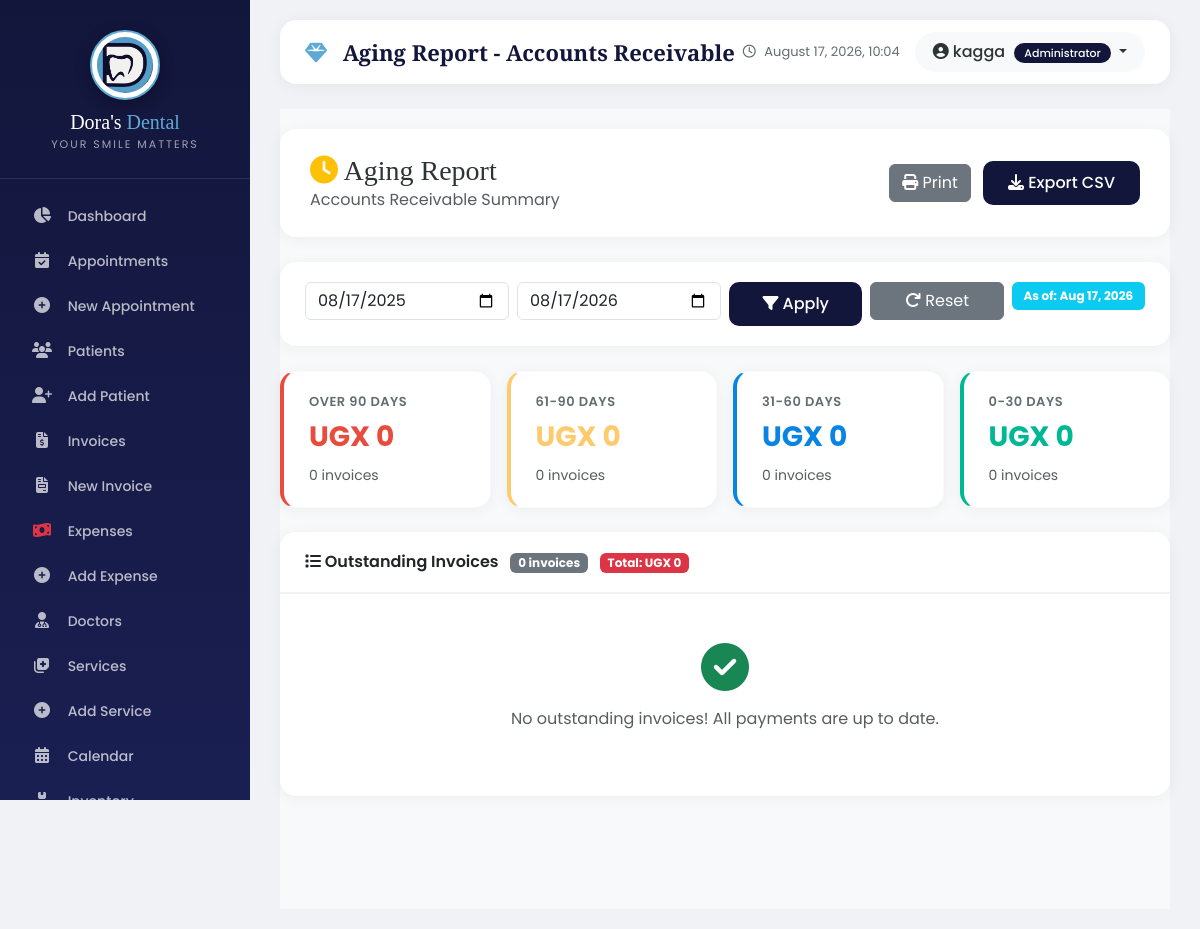
The app's page /reports/aging/ (signed in), older data.
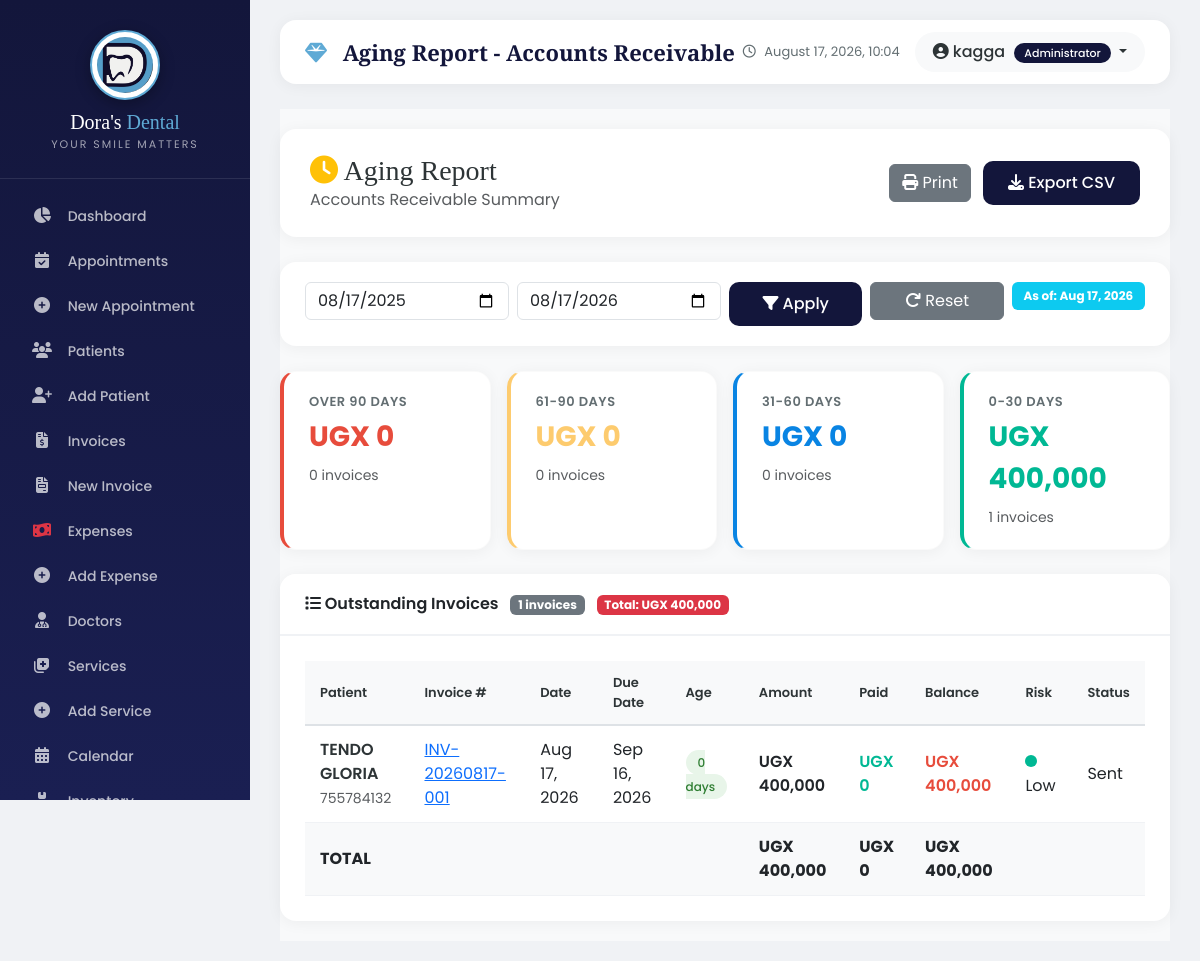
The same page, newer data.
### billing/models.py (models this page shows, shortened)
class Invoice(models.Model):
    STATUS_CHOICES = [
        ('draft', 'Draft'),
        ('sent', 'Sent'),
        ('paid', 'Paid'),
        ('partially_paid', 'Partially Paid'),
        ('overdue', 'Overdue'),
        ('cancelled', 'Cancelled'),
    ]
    PAYMENT_METHOD_CHOICES = [
        ('cash', 'Cash'),
        ('mobile_money', 'Mobile Money'),
        ('bank_transfer', 'Bank Transfer'),
        ('insurance', 'Insurance'),
        ('card', 'Card'),
        ('other', 'Other'),
    ]
    invoice_number = models.CharField(max_length=50, unique=True, db_index=True)
    patient = models.ForeignKey(Patient, on_delete=models.CASCADE, related_name='invoices')
    appointment = models.ForeignKey(Appointment, on_delete=models.SET_NULL, null=True, blank=True, related_name='invoices')
    patient_name = models.CharField(max_length=255)
    patient_phone = models.CharField(max_length=50)
    issue_date = models.DateField(default=date.today)  # Changed from DateTimeField
    due_date = models.DateField(null=True, blank=True)
    payment_date = models.DateField(null=True, blank=True)  # Changed from DateTimeField
    subtotal = models.DecimalField(max_digits=12, decimal_places=2, default=0.00)
    tax_rate = models.DecimalField(max_digits=5, decimal_places=2, default=0.00)
    tax_amount = models.DecimalField(max_digits=12, decimal_places=2, default=0.00)
    discount = models.DecimalField(max_digits=12, decimal_places=2, default=0.00)
    total_amount = models.DecimalField(max_digits=12, decimal_places=2, default=0.00)
    amount_paid = models.DecimalField(max_digits=12, decimal_places=2, default=0.00)
    balance_due = models.DecimalField(max_digits=12, decimal_places=2, default=0.00)
    status = models.CharField(max_length=20, choices=STATUS_CHOICES, default='draft')
    payment_method = models.CharField(max_length=50, choices=PAYMENT_METHOD_CHOICES, blank=True, null=True)
    notes = models.TextField(blank=True, null=True)
    reference_number = models.CharField(max_length=100, blank=True, null=True)
    created_by = models.CharField(max_length=150, blank=True, null=True)
    updated_by = models.CharField(max_length=150, blank=True, null=True)
    created_at = models.DateTimeField(auto_now_add=True)
    updated_at = models.DateTimeField(auto_now=True)
    class Meta:
        ordering = ['-issue_date']
        indexes = [
            models.Index(fields=['invoice_number']),
            models.Index(fields=['patient', 'status']),
            models.Index(fields=['issue_date']),
        ]

### reports/views.py (the view)
# urls.py: path('reports/aging/', views.AgingReportView.as_view(), name='aging_report'),
@login_required
def aging_report(request):
    from django.db.models import Sum, Q
    start_date_str = request.GET.get('start_date', '')
    end_date_str = request.GET.get('end_date', '')
    end_date = date.today()
    start_date = end_date - timedelta(days=365)
    if start_date_str:
        try:
            start_date = datetime.strptime(start_date_str, '%Y-%m-%d').date()
        except ValueError:
            pass
    if end_date_str:
        try:
            end_date = datetime.strptime(end_date_str, '%Y-%m-%d').date()
        except ValueError:
            pass
    invoices = Invoice.objects.filter(
        Q(status='partially_paid') | Q(status='overdue') | Q(status='sent') | Q(status='draft')
    )
    invoices = invoices.filter(issue_date__lte=end_date)
    aging_data = {
        'zero_thirty': 0,
        'thirty_sixty': 0,
        'sixty_ninety': 0,
        'over_90': 0,
        'zero_thirty_count': 0,
        'thirty_sixty_count': 0,
        'sixty_ninety_count': 0,
        'over_90_count': 0,
        'invoices': [],
        'total_outstanding': 0,
        'total_amount': 0,
        'total_paid': 0,
        'invoices_count': 0,
    }
    for invoice in invoices:
        if invoice.issue_date:
            age_days = (end_date - invoice.issue_date).days
            balance = invoice.balance_due or 0
            if balance > 0:
                invoice.age_days = age_days
                invoice.patient_name = invoice.patient_name or invoice.patient.full_name if invoice.patient else 'Unknown'
                invoice.patient_phone = invoice.patient_phone or (invoice.patient.phone if invoice.patient else '')
                aging_data['invoices'].append(invoice)
                aging_data['total_amount'] += invoice.total_amount or 0
                aging_data['total_paid'] += invoice.amount_paid or 0
                aging_data['total_outstanding'] += balance
                aging_data['invoices_count'] += 1
                if age_days <= 30:
                    aging_data['zero_thirty'] += balance
                    aging_data['zero_thirty_count'] += 1
                elif age_days <= 60:
                    aging_data['thirty_sixty'] += balance
                    aging_data['thirty_sixty_count'] += 1
                elif age_days <= 90:
                    aging_data['sixty_ninety'] += balance
                    aging_data['sixty_ninety_count'] += 1
                else:
                    aging_data['over_90'] += balance
                    aging_data['over_90_count'] += 1
    context = {
        'aging_data': aging_data,
        'start_date': start_date,
        'end_date': end_date,
        'start_date_str': start_date.strftime('%Y-%m-%d'),
        'end_date_str': end_date.strftime('%Y-%m-%d'),
        'start_date_display': start_date.strftime('%b %d, %Y'),
        'end_date_display': end_date.strftime('%b %d, %Y'),
    }
    return render(request, 'reports/aging.html', context)

### core/models.py (called while the page is built)
    @classmethod
    def get_settings(cls):
        settings, created = cls.objects.get_or_create(id=1)
        return settings

### templates/reports/aging.html (shortened to what the changed rows need)
{% extends 'base.html' %}
{% load static %}
{% load humanize %}
{% block content %}
<div class="aging-container">
    <div class="row g-3 mb-4">
        <div class="col-md-3 col-6">
            <div class="stat-card success">
                <div class="stat-label">0-30 Days</div>
                <div class="stat-value">UGX {{ aging_data.zero_thirty|floatformat:0|intcomma }}</div>
                <small class="text-muted">{{ aging_data.zero_thirty_count }} invoices</small>
            </div>
        </div>
    </div>
    <div class="card">
        <div class="card-header">
            <i class="fas fa-list"></i> Outstanding Invoices
            <span class="badge bg-secondary ms-2">{{ aging_data.invoices_count }} invoices</span>
            <span class="badge bg-danger ms-2">Total: UGX {{ aging_data.total_outstanding|floatformat:0|intcomma }}</span>
        </div>
        <div class="card-body">
            {% if aging_data.invoices %}
                <div class="table-responsive">
                    <table class="aging-table">
                        <thead>
                            <tr>
                                <th>Patient</th>
                                <th>Invoice #</th>
                                <th>Date</th>
                                <th>Due Date</th>
                                <th>Age</th>
                                <th>Amount</th>
                                <th>Paid</th>
                                <th>Balance</th>
                                <th>Risk</th>
                                <th>Status</th>
                            </tr>
                        </thead>
                        <tbody>
                            {% for item in aging_data.invoices %}
                            <tr>
                                <td>
                                    <span class="patient-name">{{ item.patient_name }}</span>
                                    <br>
                                    <small class="text-muted">{{ item.patient_phone }}</small>
                                </td>
                                <td>
                                    <a href="{% url 'billing:detail' item.id %}">
                                        {{ item.invoice_number }}
                                    </a>
                                </td>
                                <td>{{ item.issue_date|date:"M d, Y" }}</td>
                                <td>{{ item.due_date|date:"M d, Y"|default:"N/A" }}</td>
                                <td>
                                    <span class="badge-age
                                        {% if item.age_days <= 30 %}current
                                        {% elif item.age_days <= 60 %}thirty
                                        {% elif item.age_days <= 90 %}sixty
                                        {% else %}ninety{% endif %}">
                                        {{ item.age_days }} days
                                    </span>
                                </td>
                                <td class="amount">UGX {{ item.total_amount|floatformat:0|intcomma }}</td>
                                <td class="amount success">UGX {{ item.amount_paid|floatformat:0|intcomma }}</td>
                                <td class="amount {% if item.balance_due > 0 %}danger{% else %}success{% endif %}">
                                    UGX {{ item.balance_due|floatformat:0|intcomma }}
                                </td>
                                <td>
                                    <span class="risk-indicator
                                        {% if item.age_days <= 30 %}low
                                        {% elif item.age_days <= 60 %}medium
                                        {% else %}high{% endif %}">
                                    </span>
                                    {% if item.age_days <= 30 %}Low
                                    {% elif item.age_days <= 60 %}Medium
                                    {% else %}High{% endif %}
                                </td>
                                <td>
                                    <span class="badge-status {{ item.status }}">
                                        {{ item.get_status_display }}
                                    </span>
                                </td>
                            </tr>
                            {% endfor %}
                        </tbody>
                        <tfoot>
                            <tr style="background: #f8f9fa; font-weight: 700;">
                                <td colspan="4">TOTAL</td>
                                <td></td>
                                <td>UGX {{ aging_data.total_amount|floatformat:0|intcomma }}</td>
                                <td>UGX {{ aging_data.total_paid|floatformat:0|intcomma }}</td>
                                <td>UGX {{ aging_data.total_outstanding|floatformat:0|intcomma }}</td>
                                <td></td>
                                <td></td>
                            </tr>
                        </tfoot>
                    </table>
                </div>
            {% else %}
                <p class="text-muted text-center py-4">
                    <i class="fas fa-check-circle fa-3x text-success mb-3 d-block"></i>
                    No outstanding invoices! All payments are up to date.
                </p>
            {% endif %}
        </div>
    </div>
</div>
{% endblock %}

Row changes from the older to the newer data that the page shows:
added Invoice: patient_name "TENDO GLORIA", patient_phone "755784132", invoice_number "INV-20260817-001", issue_date "Aug 17, 2026", due_date "Sep 16, 2026", age_days "0", total_amount "400,000", amount_paid "0", balance_due "400,000", shows "Low", status "Sent"
Text that changed along with them:
{{ aging_data.zero_thirty|floatformat:0|intcomma }}: "0" → "400,000"
{{ aging_data.zero_thirty_count }}: "0" → "1"
{{ aging_data.invoices_count }}: "0" → "1"
{{ aging_data.total_outstanding|floatformat:0|intcomma }}: "0" → "400,000"
{{ aging_data.total_amount|floatformat:0|intcomma }}: (not shown) → "400,000"
{{ aging_data.total_paid|floatformat:0|intcomma }}: (not shown) → "0"
{{ aging_data.total_outstanding|floatformat:0|intcomma }}: (not shown) → "400,000"
text no longer shown: "No outstanding invoices! All payments are up to date."
text now shown: "Patient Invoice # Date Due Date Age Amount Paid Balance Risk Status TOTAL UGX UGX UGX"
